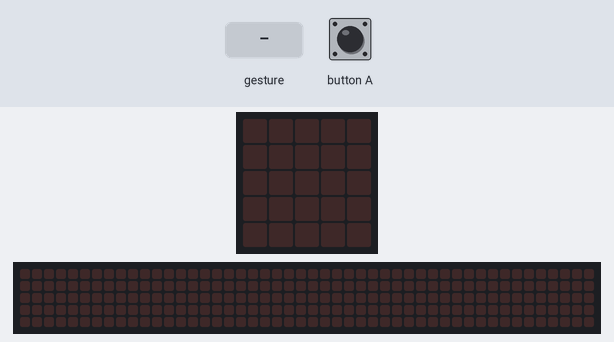
This program was run on a simulated Calliope mini (MakeCode). Parts: the board's 5×5 LED display, a strip that is not on the board, showing the scrolling text unrolled. The inputs (shaded band) are chosen by the test bench. Random numbers come from a fixed seed; a tilt is held for 1.5 s and a shake lasts 1 s, then the board lies face up again; the 48×5 strip is a reading aid, not a part: it shows the text the display is scrolling, unrolled, one strip-width of it at a time.

Above: at 1.2 s.
1.3 s: button A pressed for 0.15 s
At 1.6 s:
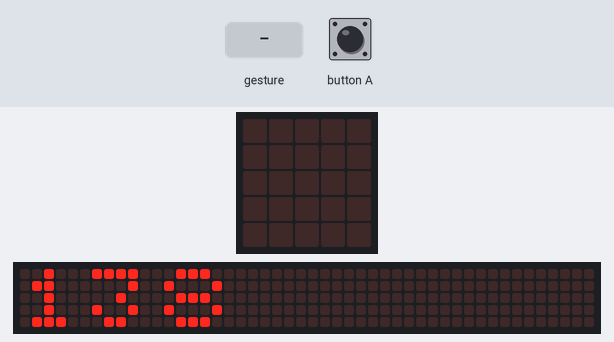
4.3 s: gesture 'shake'
At 6.5 s:
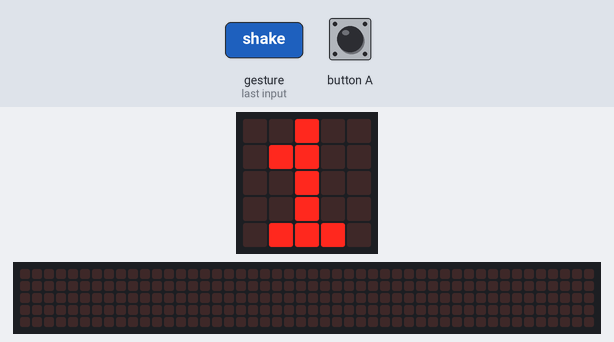
7.3 s: button A pressed for 0.15 s
At 10.82 s:
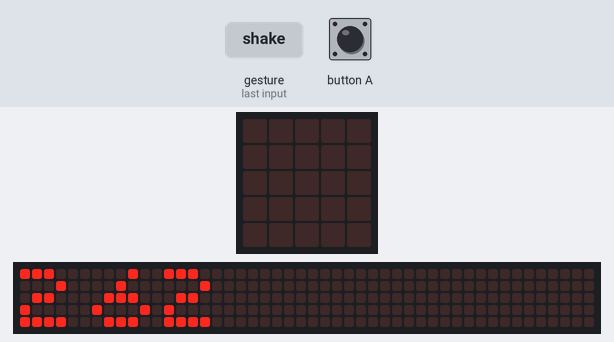
Timing chart, 0 to 12.3 s (numbered marks = the images above; inputs shaded):
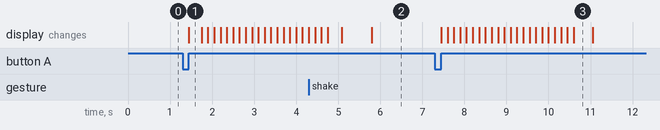

The program:

main.ts
```typescript
input.onButtonPressed(Button.A, function on_button_pressed_a() {
    basic.showString("" + ("" + randint(1, 1000)))
})
input.onGesture(Gesture.Shake, function on_gesture_shake() {
    basic.showString("" + ("" + randint(1, 6)))
    basic.showString("" + ("" + randint(1, 6)))
})
basic.forever(function on_forever() {

})
```

test.ts
```typescript
// Hier kann man Tests durchführen; diese Datei wird nicht kompiliert, wenn dieses Paket als Erweiterung verwendet wird.
```

Measured:
- after the input at 1.3 s, the display: changes after 0.15 s (image 1)
- after the input at 7.3 s, the display: first changes after 0.15 s (image 3 shows a later state)
- what the display in image 3 shows lasts 0.5 s, from 10.6 s to 11.1 s
